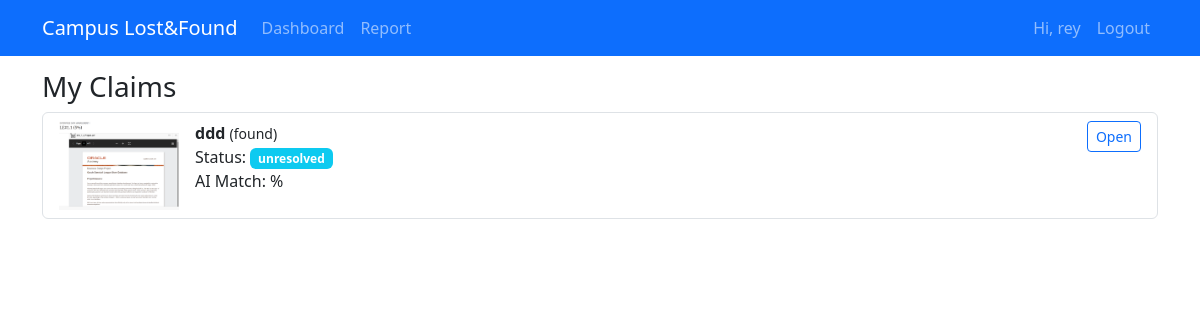
The page /my_claims (signed in) on the database its author committed.
### models.py (models this page shows, shortened)
class User(db.Model, UserMixin):
    id = db.Column(db.Integer, primary_key=True)
    name = db.Column(db.String(120))
    email = db.Column(db.String(200), unique=True, nullable=False)
    password_hash = db.Column(db.String(200))
    is_admin = db.Column(db.Boolean, default=False)

class Item(db.Model):
    id = db.Column(db.Integer, primary_key=True)
    type = db.Column(db.String(20))  # lost/found
    name = db.Column(db.String(200))
    description = db.Column(db.Text)
    location = db.Column(db.String(200))
    photo = db.Column(db.String(300))
    phash = db.Column(db.String(200))
    status = db.Column(db.String(50), default='open')  # open, pending_claim, returned, unresolved, deleted
    user_id = db.Column(db.Integer, db.ForeignKey('user.id'))
    claimed_by = db.Column(db.Integer, db.ForeignKey('user.id'), nullable=True)
    proof_photo = db.Column(db.String(300))
    id_photo = db.Column(db.String(300))
    similarity_score = db.Column(db.Float, nullable=True)
    claim_history = db.Column(db.Text, nullable=True)

### app.py (the view)
@app.route('/my_claims')
@login_required
def my_claims():
    claims = Item.query.filter_by(claimed_by=current_user.id).order_by(Item.id.desc()).all()
    return render_template('my_claims.html', claims=claims)

### app.py (called while the page is built)
@login_manager.user_loader
def load_user(user_id):
    return User.query.get(int(user_id))

### templates/my_claims.html (shortened to what this page needs)
{% extends 'base.html' %}
{% block content %}
<h3>My Claims</h3>
<div class="list-group">
  {% for it in claims %}
    <div class="list-group-item">
      <div class="d-flex">
        <div class="me-3" style="width:120px">
          {% if it.photo %}<img src="{{ url_for('static', filename='uploads/' + it.photo) }}" style="width:120px;object-fit:cover">{% endif %}
        </div>
        <div>
          <strong>{{ it.name }}</strong> <small>({{ it.type }})</small><br>
          Status: <span class="badge bg-info">{{ it.status }}</span><br>
          {% if it.match_score is not none %}AI Match: {{ it.match_score }}%<br>{% endif %}
        </div>
        <div class="ms-auto">
          <a class="btn btn-sm btn-outline-primary" href="{{ url_for('view_item', item_id=it.id) }}">Open</a>
        </div>
      </div>
    </div>
  {% else %}
    <div class="list-group-item">You have not submitted any claims.</div>
  {% endfor %}
</div>
{% endblock %}

### templates/base.html (shortened to what this page needs)
<!doctype html>
<html lang="en">
<head>
  <link href="https://cdn.jsdelivr.net/npm/bootstrap@5.3.2/dist/css/bootstrap.min.css" rel="stylesheet">
</head>
<body>
<nav class="navbar navbar-expand-lg navbar-dark bg-primary fixed-top">
  <div class="container">
    <a class="navbar-brand" href="{{ url_for('dashboard') }}">Campus Lost&Found</a>
    <div class="collapse navbar-collapse" id="nav">
      <ul class="navbar-nav me-auto mb-2 mb-lg-0">
        <li class="nav-item"><a class="nav-link" href="{{ url_for('dashboard') }}">Dashboard</a></li>
        <li class="nav-item"><a class="nav-link" href="{{ url_for('new_item') }}">Report</a></li>
      </ul>
      <ul class="navbar-nav ms-auto">
        {% if current_user.is_authenticated %}
          <li class="nav-item"><span class="nav-link">Hi, {{ current_user.name }}</span></li>
          <li class="nav-item"><a class="nav-link" href="{{ url_for('logout') }}">Logout</a></li>
        {% else %}
          <li class="nav-item"><a class="nav-link" href="{{ url_for('login') }}">Login</a></li>
          <li class="nav-item"><a class="nav-link" href="{{ url_for('register') }}">Register</a></li>
        {% endif %}
      </ul>
    </div>
  </div>
</nav>
<main class="container">
  {% block content %}{% endblock %}
</main>
</body>
</html>

### templates/base.html (style rules this page uses)
body { padding-top: 70px; }

### rows shown on the page
User: name "rey"
Item: photo (picture), name "ddd", type "found", status "unresolved"
